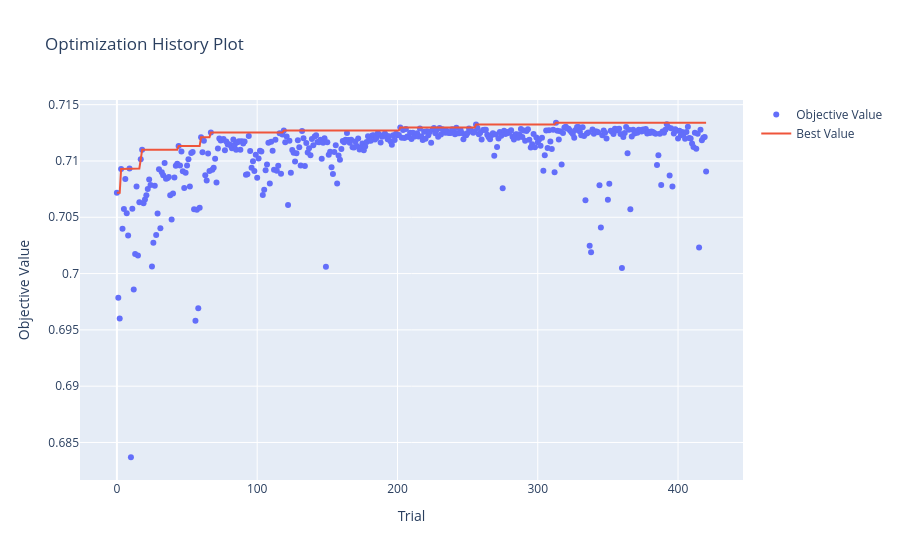
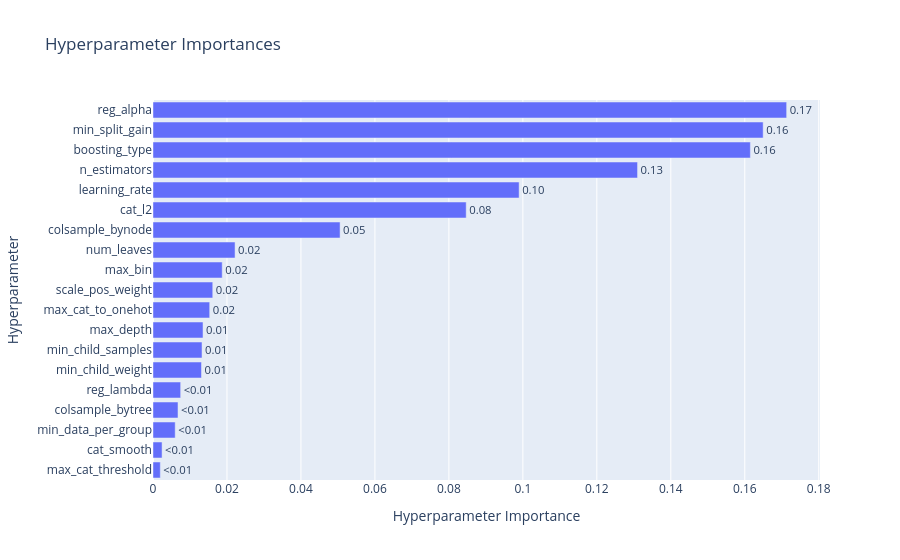

The notebook cell these images were saved under, in order:
### Markdown cell above
### 100k

### Code cell
# Parameter tuning settings
timeout_seconds = 60 * 60 * 3
no_improvement_trials = 100

# Split the 100k dataset to evaluate on holdout after tuning
X_tuning = train_100k_X.head(80000)
y_tuning = train_100k_y_cat.head(80000)
X_val_holdout = train_100k_X.tail(20000)
y_val_holdout = train_100k_y_cat.tail(20000)


# Define the objective function for Optuna to optimize
def objective_lgbm(trial):
    # Possible parameters to tune with ranges
    params = {
        "boosting_type": trial.suggest_categorical(
            "boosting_type", ["gbdt", "goss"]
        ),  # Type of boosting algorithm - not using "dart" to save time and "dart" did not deliver significantly better results
        "num_leaves": trial.suggest_int("num_leaves", 5, 512),  # Max leaves per tree
        "max_depth": trial.suggest_int("max_depth", -1, 20),  # Max tree depth
        "learning_rate": trial.suggest_float(
            "learning_rate", 0.005, 0.2, log=True
        ),  # Step size
        "objective": "binary",  # Binary classification objective
        "metric": "auc",  # Evaluation metric
        "scale_pos_weight": trial.suggest_float(
            "scale_pos_weight", 2, 10
        ),  # Class balancing weight for imbalanced target
        "min_split_gain": trial.suggest_float(
            "min_split_gain", 0, 30.0
        ),  # Min loss reduction required to make a split
        "min_child_weight": trial.suggest_float(
            "min_child_weight", 1e-5, 10.0, log=True
        ),  # Min sum of instance weight needed in a child node
        "min_child_samples": trial.suggest_int(
            "min_child_samples", 10, 500
        ),  # Min data in one leaf
        "colsample_bytree": trial.suggest_float(
            "colsample_bytree", 0.2, 1.0
        ),  # % of features used per tree
        "reg_alpha": trial.suggest_float(
            "reg_alpha", 1e-8, 100.0, log=True
        ),  # L1 regularization
        "reg_lambda": trial.suggest_float(
            "reg_lambda", 1e-8, 100.0, log=True
        ),  # L2 regularization
        "random_state": 42,  # Fixed seed for reproducibility
        "n_jobs": 1,  # Use single thread to avoid issues with parallelism in Optuna
        "verbose": -1,  # Suppress LightGBM output
        "colsample_bynode": trial.suggest_float(
            "colsample_bynode", 0.2, 1.0
        ),  # % of features used per node
        "min_data_per_group": trial.suggest_int(
            "min_data_per_group", 1, 1000
        ),  # Min data per categorical group
        "max_cat_threshold": trial.suggest_int(
            "max_cat_threshold", 1, 1000
        ),  # Max splits for categories
        "cat_l2": trial.suggest_float(
            "cat_l2", 1e-8, 100.0, log=True
        ),  # L2 regularization for categorical splits
        "cat_smooth": trial.suggest_float(
            "cat_smooth", 1e-8, 100.0, log=True
        ),  # Smoothing for categorical splits
        "max_cat_to_onehot": trial.suggest_int(
            "max_cat_to_onehot", 1, 51
        ),  # Threshold for one-hot encoding
        "max_bin": trial.suggest_int("max_bin", 63, 511),  # Max bins for features
        "n_estimators": trial.suggest_int(
            "n_estimators", 100, 1000
        ),  # Number of boosting rounds
    }

    if params["boosting_type"] == "goss":  # Gradient-based One-Side Sampling (GOSS)
        params["subsample"] = 1.0  # LightGBM requirement for GOSS
        params["top_rate"] = trial.suggest_float(
            "top_rate", 0.05, 0.8
        )  # Fraction of large gradients to retain
        params["other_rate"] = trial.suggest_float(
            "other_rate", 0.05, 1.0 - params["top_rate"]
        )  # Fraction of small gradients to retain
    else:
        params["subsample"] = trial.suggest_float(
            "subsample", 0.1, 1.0
        )  # Row subsampling
        params["subsample_freq"] = trial.suggest_int(
            "subsample_freq", 1, 10
        )  # Frequency of subsampling

    # TimeSeriesSplit to respect temporal order of data 5 splits for 5-fold CV
    tscv = TimeSeriesSplit(n_splits=5)
    cv_scores = []

    # 5-fold CV cycle
    for train_idx, val_idx in tscv.split(X_tuning):
        X_tr, X_val = X_tuning.iloc[train_idx], X_tuning.iloc[val_idx]
        y_tr, y_val = y_tuning.iloc[train_idx], y_tuning.iloc[val_idx]

        model = LGBMClassifier(**params)

        # Suppress warnings during fitting
        with warnings.catch_warnings():
            warnings.simplefilter("ignore")
            model.fit(X_tr, y_tr)

        # Calculate AUC
        preds = model.predict_proba(X_val)[:, 1]
        cv_scores.append(roc_auc_score(y_val, preds))

    # Return mean AUC across CV folds as the objective value to maximize
    return np.mean(cv_scores)


# Custom callback to stop optimization if no improvement in best AUC for a certain number of trials
def stop_optuna(study, trial):
    if study.best_trial.number + no_improvement_trials <= trial.number:
        print(
            f"\n[Early Stop] No improvement in {no_improvement_trials} trials. Stopping optimization."
        )
        study.stop()


# Create Optuna study and optimize
study_lgbm = optuna.create_study(direction="maximize", sampler=TPESampler(seed=42))
study_lgbm.optimize(
    objective_lgbm, timeout=timeout_seconds, n_jobs=-1, callbacks=[stop_optuna]
)

# Print best results and optimal parameters
print("\n" + "=" * 40)
print(f"BEST AUC: {study_lgbm.best_value:.4f}")
print("BEST PARAMETERS:")

print("best_params = {")
for k, v in study_lgbm.best_params.items():
    if isinstance(v, str):
        print(f'    "{k}": "{v}",')
    else:
        print(f'    "{k}": {v},')
print("}")

# Calculate and print parameter importance
print("\n--- PARAMETER IMPORTANCE ---")
importances = optuna.importance.get_param_importances(study_lgbm)
for param, importance in importances.items():
    print(f"  {param:20}: {importance:.4f}")
print("=" * 40)

# Generate and show visualizations of optimization history,
# parameter importance and parallel coordinate plot
fig1 = plot_optimization_history(study_lgbm)
fig1.show()

fig2 = plot_param_importances(study_lgbm)
fig2.show()

fig3 = plot_parallel_coordinate(
    study_lgbm,
    params=[
        "boosting_type",
        "num_leaves",
        "max_depth",
        "learning_rate",
        "scale_pos_weight",
        "min_split_gain",
        "min_child_weight",
        "min_child_samples",
        "colsample_bytree",
        "reg_alpha",
        "reg_lambda",
        "colsample_bynode",
        "min_data_per_group",
        "max_cat_threshold",
        "cat_l2",
        "cat_smooth",
        "max_cat_to_onehot",
        "max_bin",
        "n_estimators",
    ],
)
fig3.show()

# Save visualizations as HTML files
fig1.write_html(LGBM_TUNING_DIR_CAT / "optuna_lgbm_100k_history.html")
fig2.write_html(LGBM_TUNING_DIR_CAT / "optuna_lgbm_100k_importance.html")
fig3.write_html(LGBM_TUNING_DIR_CAT / "optuna_lgbm_100k_parallel.html")

### Figure 1 — Plotly figure (JSON) as saved in the notebook; plotly's stock layout.template omitted (floating-point values rounded to 4 significant figures; data arrays with more than 128 entries replaced by an {"elided": "..."} marker saying what was removed)
{"data": [{"mode": "markers", "name": "Objective Value", "type": "scatter", "x": {"elided": "421 int values"}, "y": {"elided": "421 float values"}}, {"mode": "lines", "name": "Best Value", "type": "scatter", "x": {"elided": "421 int values"}, "y": {"elided": "421 float values"}}, {"marker": {"color": "#cccccc"}, "mode": "markers", "name": "Infeasible Trial", "showlegend": false, "type": "scatter", "x": [], "y": []}], "layout": {"title": {"text": "Optimization History Plot"}, "xaxis": {"title": {"text": "Trial"}}, "yaxis": {"title": {"text": "Objective Value"}}}}

### Figure 2 — Plotly figure (JSON) as saved in the notebook; plotly's stock layout.template omitted (floating-point values rounded to 4 significant figures)
{"data": [{"cliponaxis": false, "hovertemplate": ["max_cat_threshold (IntDistribution): 0.001976518278769996<extra></extra>", "cat_smooth (FloatDistribution): 0.0024509591970374917<extra></extra>", "min_data_per_group (IntDistribution): 0.005998257884837839<extra></extra>", "colsample_bytree (FloatDistribution): 0.006756845781189323<extra></extra>", "reg_lambda (FloatDistribution): 0.007479240037222111<extra></extra>", "min_child_weight (FloatDistribution): 0.013110146044304475<extra></extra>", "min_child_samples (IntDistribution): 0.013256153999543085<extra></extra>", "max_depth (IntDistribution): 0.013525568774647804<extra></extra>", "max_cat_to_onehot (IntDistribution): 0.01532703853283158<extra></extra>", "scale_pos_weight (FloatDistribution): 0.01615470368446668<extra></extra>", "max_bin (IntDistribution): 0.018711280135064713<extra></extra>", "num_leaves (IntDistribution): 0.022185901201980062<extra></extra>", "colsample_bynode (FloatDistribution): 0.050583208106709916<extra></extra>", "cat_l2 (FloatDistribution): 0.08468097956099103<extra></extra>", "learning_rate (FloatDistribution): 0.09899212884550422<extra></extra>", "n_estimators (IntDistribution): 0.1310092358090604<extra></extra>", "boosting_type (CategoricalDistribution): 0.16151062274055888<extra></extra>", "min_split_gain (FloatDistribution): 0.16497065120326956<extra></extra>", "reg_alpha (FloatDistribution): 0.17132056018201053<extra></extra>"], "name": "Objective Value", "orientation": "h", "text": ["<0.01", "<0.01", "<0.01", "<0.01", "<0.01", "0.01", "0.01", "0.01", "0.02", "0.02", "0.02", "0.02", "0.05", "0.08", "0.10", "0.13", "0.16", "0.16", "0.17"], "textposition": "outside", "type": "bar", "x": [0.001977, 0.002451, 0.005998, 0.006757, 0.007479, 0.01311, 0.01326, 0.01353, 0.01533, 0.01615, 0.01871, 0.02219, 0.05058, 0.08468, 0.09899, 0.131, 0.1615, 0.165, 0.1713], "y": ["max_cat_threshold", "cat_smooth", "min_data_per_group", "colsample_bytree", "reg_lambda", "min_child_weight", "min_child_samples", "max_depth", "max_cat_to_onehot", "scale_pos_weight", "max_bin", "num_leaves", "colsample_bynode", "cat_l2", "learning_rate", "n_estimators", "boosting_type", "min_split_gain", "reg_alpha"]}], "layout": {"title": {"text": "Hyperparameter Importances"}, "xaxis": {"title": {"text": "Hyperparameter Importance"}}, "yaxis": {"title": {"text": "Hyperparameter"}}}}
